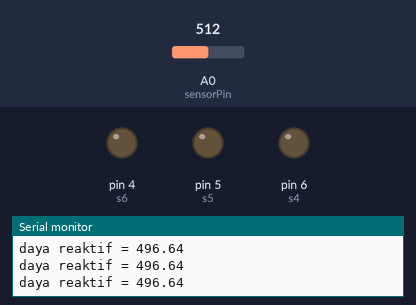
This sketch was run on a simulated Arduino Uno, built with avr-gcc and run on an emulated ATmega328P. On the bench: output pins drawn as LEDs (lit = HIGH), the last lines printed to the serial monitor. The inputs (shaded band) are chosen by the test bench; at power-on: A0 (sensorPin) = 512. Pins used as bus, display or sensor lines are not drawn.

Above: at 1.2 s.
1.3 s: A0 (sensorPin) set to 522
At 2.5 s:
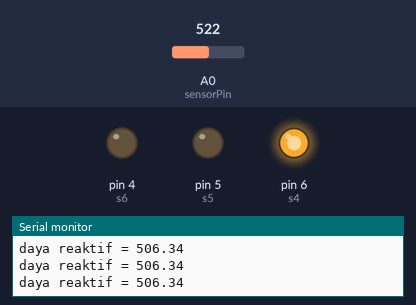
2.8 s: A0 (sensorPin) set to 511
At 3.6 s:
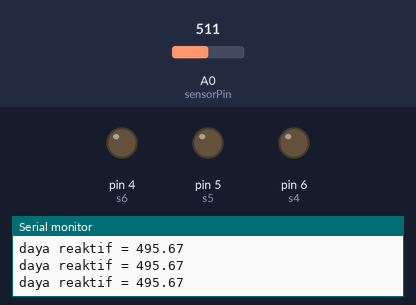
5.8 s: A0 (sensorPin) set to 610
At 6.6 s:
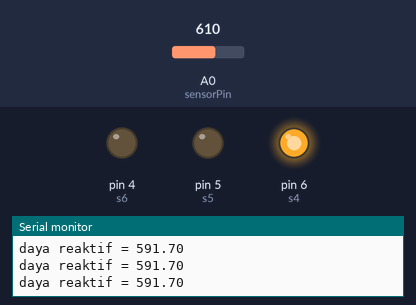
Timing chart, 0 to 8.8 s (numbered marks = the images above; inputs shaded):
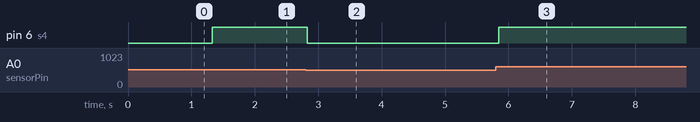

The sketch:

test_relayyypotentio.ino
```cpp
float sensorPin = A0;    // select the input pin for the potentiometer
float sensorValue;
float s1 = 9;
float s2 = 8;
float s3 = 7;
float s4 = 6;
float s5 = 5;
float s6 = 4;
float s7 = 3;


void setup() {
  // declare the ledPin as an OUTPUT:
  Serial.begin(9600);
  pinMode(s1, OUTPUT);
    pinMode(s2, OUTPUT);
      pinMode(s3, OUTPUT);
        pinMode(s4, OUTPUT);
          pinMode(s5, OUTPUT);
            pinMode(s6, OUTPUT);
}

void loop() {
  sensorValue = analogRead(sensorPin);
  float nilaiDayaQ=sensorValue*0.97;
  Serial.print("daya reaktif = ");
  Serial.print(nilaiDayaQ);
  Serial.println(" ");

if(nilaiDayaQ>=100 && nilaiDayaQ<=200){

  digitalWrite(s1, HIGH);

}
else{
  digitalWrite(s1, LOW);
}

if(nilaiDayaQ>=201 && nilaiDayaQ<=300){

  digitalWrite(s2, HIGH);

}
else{
  digitalWrite(s2, LOW);
}
if(nilaiDayaQ>300 && nilaiDayaQ<=500){

  digitalWrite(s3, HIGH);

}
else{
  digitalWrite(s3, LOW);
}
if(nilaiDayaQ>500 && nilaiDayaQ<=600){

  digitalWrite(s4, HIGH);

}
//if(nilaiDayaQ>700 && nilaiDayaQ<=800){

  //digitalWrite(s5, HIGH);

//}
//if(nilaiDayaQ>800 && nilaiDayaQ<=900){

  //digitalWrite(s6, HIGH);

//}
else{
  //  digitalWrite(s1, LOW);
  //  digitalWrite(s2, LOW);
   // digitalWrite(s3, LOW);
    digitalWrite(s4, LOW);
   // digitalWrite(s5, LOW);
    //digitalWrite(s6, LOW);
 }
  //delay(sensorValue);
  // turn the ledPin off:
  //digitalWrite(ledPin, LOW);
  // stop the program for for <sensorValue> milliseconds:
  //delay(sensorValue);
}
```

Measured:
- the behaviour switches between 515 and 516 on A0 (sensorPin) (found by bisection; images 0 and 1)
- after the input at 1.3 s, pin 6 (s4): LOW → HIGH at once
- after the input at 2.8 s, pin 6 (s4): HIGH → LOW at once
- after the input at 5.8 s, pin 6 (s4): LOW → HIGH after 0.05 s
